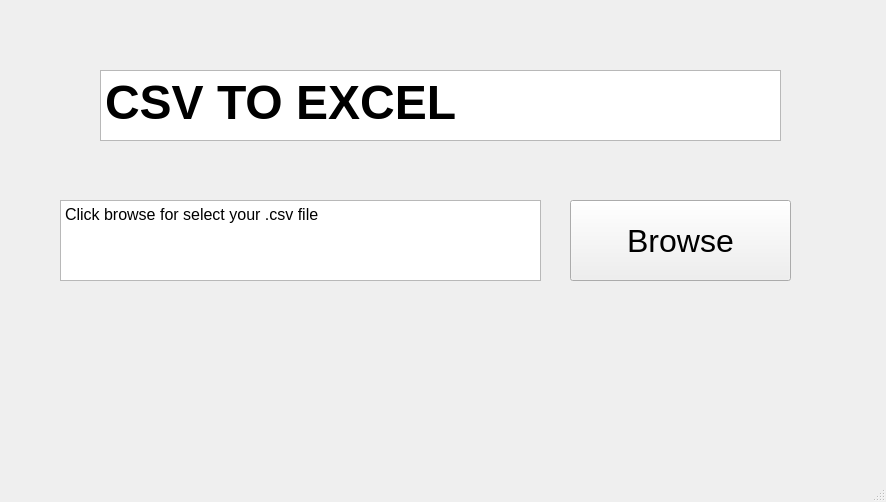
<?xml version="1.0" encoding="UTF-8"?>
<ui version="4.0">
 <class>MainWindow</class>
 <widget class="QMainWindow" name="MainWindow">
  <property name="geometry">
   <rect>
    <x>0</x>
    <y>0</y>
    <width>886</width>
    <height>502</height>
   </rect>
  </property>
  <property name="windowTitle">
   <string>MainWindow</string>
  </property>
  <property name="windowOpacity">
   <double>1.000000000000000</double>
  </property>
  <property name="autoFillBackground">
   <bool>false</bool>
  </property>
  <widget class="QWidget" name="centralwidget">
   <widget class="QPushButton" name="pushButton">
    <property name="geometry">
     <rect>
      <x>570</x>
      <y>200</y>
      <width>221</width>
      <height>81</height>
     </rect>
    </property>
    <property name="font">
     <font>
      <pointsize>24</pointsize>
     </font>
    </property>
    <property name="text">
     <string>Browse</string>
    </property>
   </widget>
   <widget class="QTextEdit" name="textEdit">
    <property name="geometry">
     <rect>
      <x>100</x>
      <y>70</y>
      <width>681</width>
      <height>71</height>
     </rect>
    </property>
    <property name="html">
     <string>&lt;!DOCTYPE HTML PUBLIC &quot;-//W3C//DTD HTML 4.0//EN&quot; &quot;http://www.w3.org/TR/REC-html40/strict.dtd&quot;&gt;
&lt;html&gt;&lt;head&gt;&lt;meta name=&quot;qrichtext&quot; content=&quot;1&quot; /&gt;&lt;style type=&quot;text/css&quot;&gt;
p, li { white-space: pre-wrap; }
&lt;/style&gt;&lt;/head&gt;&lt;body style=&quot; font-family:'MS Shell Dlg 2'; font-size:8.25pt; font-weight:400; font-style:normal;&quot;&gt;
&lt;p style=&quot; margin-top:0px; margin-bottom:0px; margin-left:0px; margin-right:0px; -qt-block-indent:0; text-indent:0px;&quot;&gt;&lt;span style=&quot; font-size:36pt; font-weight:600;&quot;&gt;CSV TO EXCEL&lt;/span&gt;&lt;/p&gt;&lt;/body&gt;&lt;/html&gt;</string>
    </property>
   </widget>
   <widget class="QTextBrowser" name="textBrowser">
    <property name="geometry">
     <rect>
      <x>60</x>
      <y>200</y>
      <width>481</width>
      <height>81</height>
     </rect>
    </property>
    <property name="html">
     <string>&lt;!DOCTYPE HTML PUBLIC &quot;-//W3C//DTD HTML 4.0//EN&quot; &quot;http://www.w3.org/TR/REC-html40/strict.dtd&quot;&gt;
&lt;html&gt;&lt;head&gt;&lt;meta name=&quot;qrichtext&quot; content=&quot;1&quot; /&gt;&lt;style type=&quot;text/css&quot;&gt;
p, li { white-space: pre-wrap; }
&lt;/style&gt;&lt;/head&gt;&lt;body style=&quot; font-family:'MS Shell Dlg 2'; font-size:8.25pt; font-weight:400; font-style:normal;&quot;&gt;
&lt;p style=&quot; margin-top:0px; margin-bottom:0px; margin-left:0px; margin-right:0px; -qt-block-indent:0; text-indent:0px;&quot;&gt;&lt;span style=&quot; font-size:12pt;&quot;&gt;Click browse for select your .csv file&lt;/span&gt;&lt;/p&gt;&lt;/body&gt;&lt;/html&gt;</string>
    </property>
   </widget>
  </widget>
  <widget class="QMenuBar" name="menubar">
   <property name="geometry">
    <rect>
     <x>0</x>
     <y>0</y>
     <width>886</width>
     <height>21</height>
    </rect>
   </property>
  </widget>
  <widget class="QStatusBar" name="statusbar"/>
 </widget>
 <resources/>
 <connections/>
</ui>
